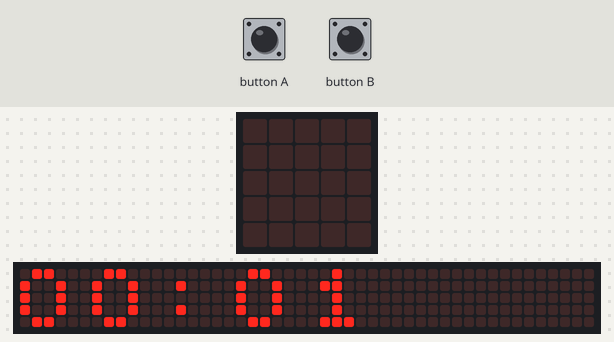
Bench run of a program on a simulated BBC micro:bit (MakeCode). Shown: the board's 5×5 LED display, a strip that is not on the board, showing the scrolling text unrolled. Inputs (shaded band) come from the test bench. The 48×5 strip is a reading aid, not a part: it shows the text the display is scrolling, unrolled, one strip-width of it at a time.

Above: at 0.07 s.
At 1.27 s:
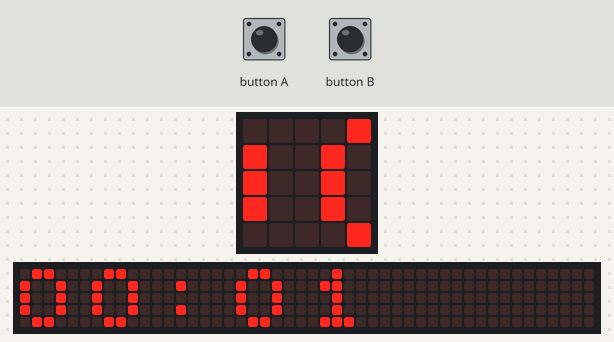
1.3 s: button A pressed for 0.15 s
2.0 s: button B pressed for 0.15 s
2.7 s: button A pressed for 0.15 s
3.4 s: button B pressed for 0.15 s
At 6.41 s:
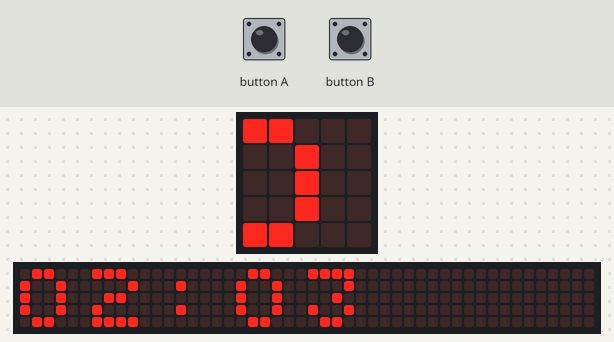
Timing chart, 0 to 7.9 s (numbered marks = the images above; inputs shaded):
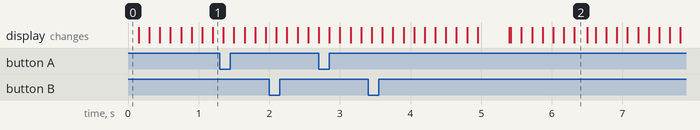

The program:

main.ts
```typescript
input.onButtonPressed(Button.A, function () {
    if (Horas < 23) {
        Horas += 1
    } else {
        Horas = 0
    }
})
input.onButtonPressed(Button.B, function () {
    if (Minutos < 59) {
        Minutos += 1
    } else {
        Minutos = 0
    }
})
let Horas = 0
let Minutos = 0
loops.everyInterval(60000, function () {
    if (Minutos < 59) {
        Minutos += 1
    } else {
        Minutos = 0
        if (Horas < 23) {
            Horas += 1
        } else {
            Horas = 0
        }
    }
})
basic.forever(function () {
    let horasFormatadas = Horas < 10 ? "0" + Horas : "" + Horas
let minutosFormatados = Minutos < 10 ? "0" + Minutos : "" + Minutos
basic.showString("" + horasFormatadas + ":" + minutosFormatados)
})
```

test.ts
```typescript
// testes vão aqui; isto não será compilado quando este pacote for usado como uma extensão.
```
